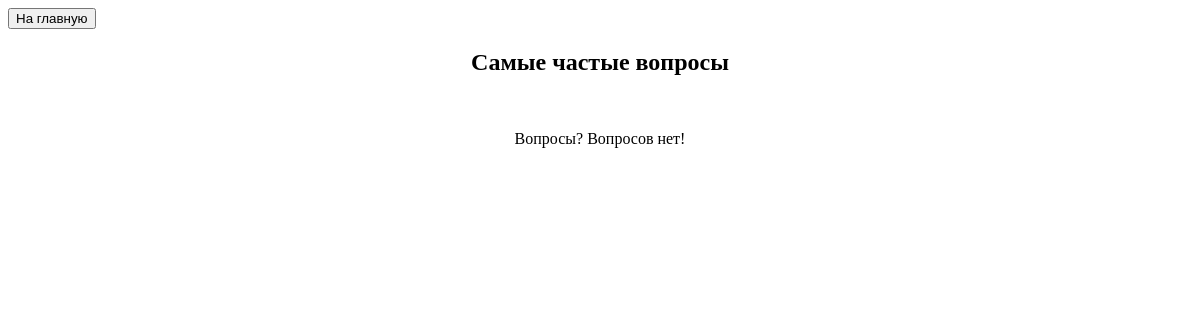
Before: /home/faq/ with the older database file.
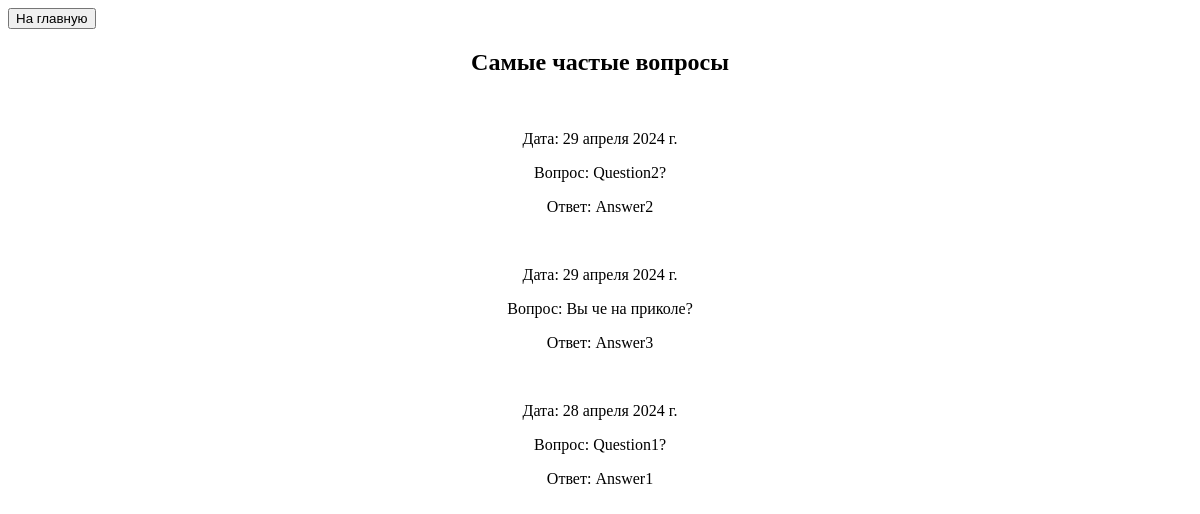
After: the same page with the newer database file.
### common_tasks/models.py (models this page shows)
class Faq(models.Model):
    date = models.DateField()
    question = models.TextField()
    answer = models.TextField()

### common_tasks/views.py (the view)
# urls.py: path('faq/', common_view.faq_page, name='faq'),
def faq_page(request):
    faqs = Faq.objects.order_by('-date')
    return render(request, "FAQPage.html", {'faqs': faqs})

### common_tasks/templates/FAQPage.html (shortened to what this page needs)
{% extends "ManyElements.html" %}
{% block header %} Самые частые вопросы {% endblock header %}
{% block content %}
    {% if faqs %}
    {% for el in faqs%}
    <p>Дата: {{el.date}}</p>
    <p>Вопрос: {{el.question}}</p>
    <p>Ответ: {{el.answer}}</p>
    <br/>
    {% endfor %}
    {% else %}
    <p>Вопросы? Вопросов нет!</p>
    {% endif %}
{% endblock content %}

Changed rows visible on the page:
added Faq: date "29 апреля 2024 г.", question "Question2?", answer "Answer2"
added Faq: date "29 апреля 2024 г.", question "Вы че на приколе?", answer "Answer3"
added Faq: date "28 апреля 2024 г.", question "Question1?", answer "Answer1"
Other visible differences:
text no longer shown: "Вопросы? Вопросов нет!"
